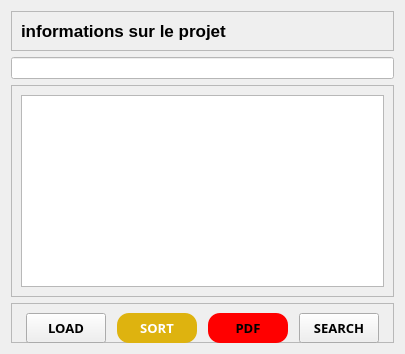
           <widget class="QWidget" name="widget_9" native="true">
            <property name="minimumSize">
             <size>
              <width>405</width>
              <height>0</height>
             </size>
            </property>
            <property name="maximumSize">
             <size>
              <width>450</width>
              <height>16777215</height>
             </size>
            </property>
            <layout class="QVBoxLayout" name="verticalLayout_2">
             <item>
              <widget class="QFrame" name="frame_22">
               <property name="frameShape">
                <enum>QFrame::StyledPanel</enum>
               </property>
               <property name="frameShadow">
                <enum>QFrame::Raised</enum>
               </property>
               <layout class="QHBoxLayout" name="horizontalLayout_27">
                <item alignment="Qt::AlignLeft">
                 <widget class="QLabel" name="label_57">
                  <property name="font">
                   <font>
                    <pointsize>13</pointsize>
                    <weight>75</weight>
                    <bold>true</bold>
                   </font>
                  </property>
                  <property name="text">
                   <string>informations sur le projet</string>
                  </property>
                 </widget>
                </item>
               </layout>
              </widget>
             </item>
             <item>
              <widget class="QLineEdit" name="lineEdit_3">
               <property name="styleSheet">
                <string notr="true">background-color:white;</string>
               </property>
              </widget>
             </item>
             <item>
              <widget class="QFrame" name="frame_2">
               <property name="frameShape">
                <enum>QFrame::StyledPanel</enum>
               </property>
               <property name="frameShadow">
                <enum>QFrame::Raised</enum>
               </property>
               <layout class="QVBoxLayout" name="verticalLayout">
                <item>
                 <widget class="QTableView" name="tableView">
                  <property name="styleSheet">
                   <string notr="true">color: black;</string>
                  </property>
                 </widget>
                </item>
               </layout>
              </widget>
             </item>
             <item>
              <widget class="QFrame" name="frame_3">
               <property name="minimumSize">
                <size>
                 <width>0</width>
                 <height>40</height>
                </size>
               </property>
               <property name="maximumSize">
                <size>
                 <width>16777215</width>
                 <height>40</height>
                </size>
               </property>
               <property name="frameShape">
                <enum>QFrame::StyledPanel</enum>
               </property>
               <property name="frameShadow">
                <enum>QFrame::Raised</enum>
               </property>
               <layout class="QHBoxLayout" name="horizontalLayout">
                <item>
                 <widget class="QPushButton" name="pushButton_3">
                  <property name="minimumSize">
                   <size>
                    <width>80</width>
                    <height>30</height>
                   </size>
                  </property>
                  <property name="maximumSize">
                   <size>
                    <width>80</width>
                    <height>30</height>
                   </size>
                  </property>
                  <property name="font">
                   <font>
                    <family>Segoe UI Black</family>
                    <pointsize>10</pointsize>
                    <weight>75</weight>
                    <bold>true</bold>
                   </font>
                  </property>
                  <property name="text">
                   <string>LOAD</string>
                  </property>
                 </widget>
                </item>
                <item>
                 <widget class="QPushButton" name="pushButton_8">
                  <property name="minimumSize">
                   <size>
                    <width>80</width>
                    <height>30</height>
                   </size>
                  </property>
                  <property name="maximumSize">
                   <size>
                    <width>80</width>
                    <height>30</height>
                   </size>
                  </property>
                  <property name="font">
                   <font>
                    <family>Segoe UI Black</family>
                    <pointsize>10</pointsize>
                    <weight>75</weight>
                    <bold>true</bold>
                   </font>
                  </property>
                  <property name="styleSheet">
                   <string notr="true">background-color: #deb30f;
color:white;
border-radius: 12px;</string>
                  </property>
                  <property name="text">
                   <string>SORT</string>
                  </property>
                 </widget>
                </item>
                <item>
                 <widget class="QPushButton" name="pushButton_6">
                  <property name="minimumSize">
                   <size>
                    <width>80</width>
                    <height>30</height>
                   </size>
                  </property>
                  <property name="maximumSize">
                   <size>
                    <width>80</width>
                    <height>30</height>
                   </size>
                  </property>
                  <property name="font">
                   <font>
                    <family>Segoe UI Black</family>
                    <pointsize>10</pointsize>
                    <weight>75</weight>
                    <bold>true</bold>
                   </font>
                  </property>
                  <property name="styleSheet">
                   <string notr="true">background-color:red;
border-radius: 12px;</string>
                  </property>
                  <property name="text">
                   <string>PDF</string>
                  </property>
                 </widget>
                </item>
                <item>
                 <widget class="QPushButton" name="pushButton_4">
                  <property name="minimumSize">
                   <size>
                    <width>80</width>
                    <height>30</height>
                   </size>
                  </property>
                  <property name="maximumSize">
                   <size>
                    <width>80</width>
                    <height>30</height>
                   </size>
                  </property>
                  <property name="font">
                   <font>
                    <family>Segoe UI Black</family>
                    <pointsize>10</pointsize>
                    <weight>75</weight>
                    <bold>true</bold>
                   </font>
                  </property>
                  <property name="text">
                   <string>SEARCH</string>
                  </property>
                 </widget>
                </item>
               </layout>
              </widget>
             </item>
            </layout>
           </widget>
